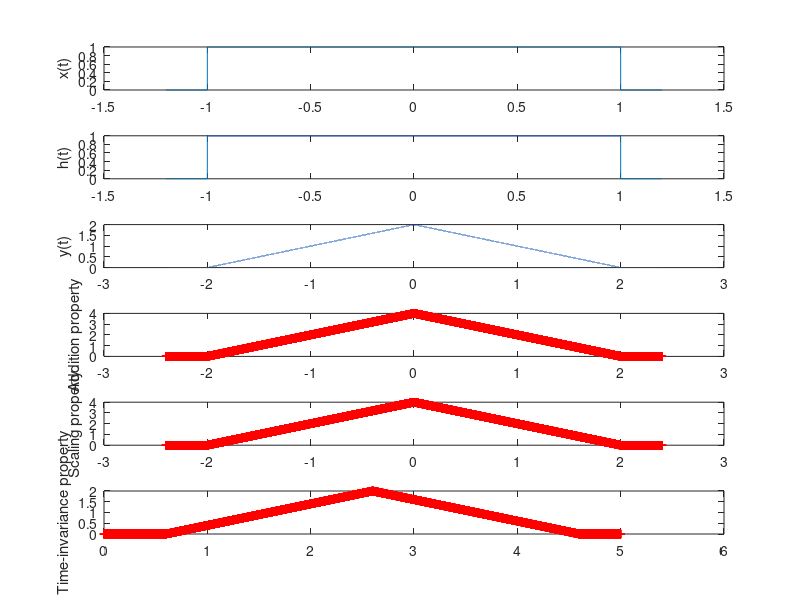

Recreate this plot in MATLAB.
% Proof of LTI system properties
% Linearity
t=-1.2:0.0001:1.2;
x=zeros(size(t));
h=zeros(size(t));
x(t>=-1 & t<=1)=1;
subplot(6,1,1);
plot(t,x);ylabel('x(t)');
h(t>=-1 & t<=1)=1;
subplot(6,1,2);
plot(t,h);
ylabel('h(t)');
y=conv(x,h);
tt=t(1)+t(1):0.0001:t(end)+t(end);
subplot(6,1,3);
plot(tt,y*0.0001);
ylabel('y(t)');
% Addition property
x2=x+x;
ya=conv(x2,h);
tt=t(1)+t(1):0.0001:t(end)+t(end);
subplot(6,1,4);
plot(tt,ya*0.0001);
yb=y+y;
hold on
plot(tt,yb*0.0001,'r+');
ylabel('Addition property');
% Scaling property
xs=2*x;
ya=conv(xs,h);
tt=t(1)+t(1):0.0001:t(end)+t(end);
subplot(6,1,5);
plot(tt,ya*0.0001);
yb=2*y;
hold on
plot(tt,ya*0.0001,'r+');
ylabel('Scaling property');% Time-invariance
t=-1.2:0.0001:1.2;
x1=zeros(size(t));
x1(t>=-0.8 & t<=1.2)=1;
y1=conv(x1,h);
tt=t(1)+t(1):0.0001:t(end)+t(end);
subplot(6,1,6);
plot((1:length(y1))*0.0001,y1*0.0001);
hold on;
pad=zeros(1,0.2/0.0001);
y2=[pad y];
plot((1:length(y2))*0.0001,y2*0.0001,'r+');
ylabel('Time-invariance property');